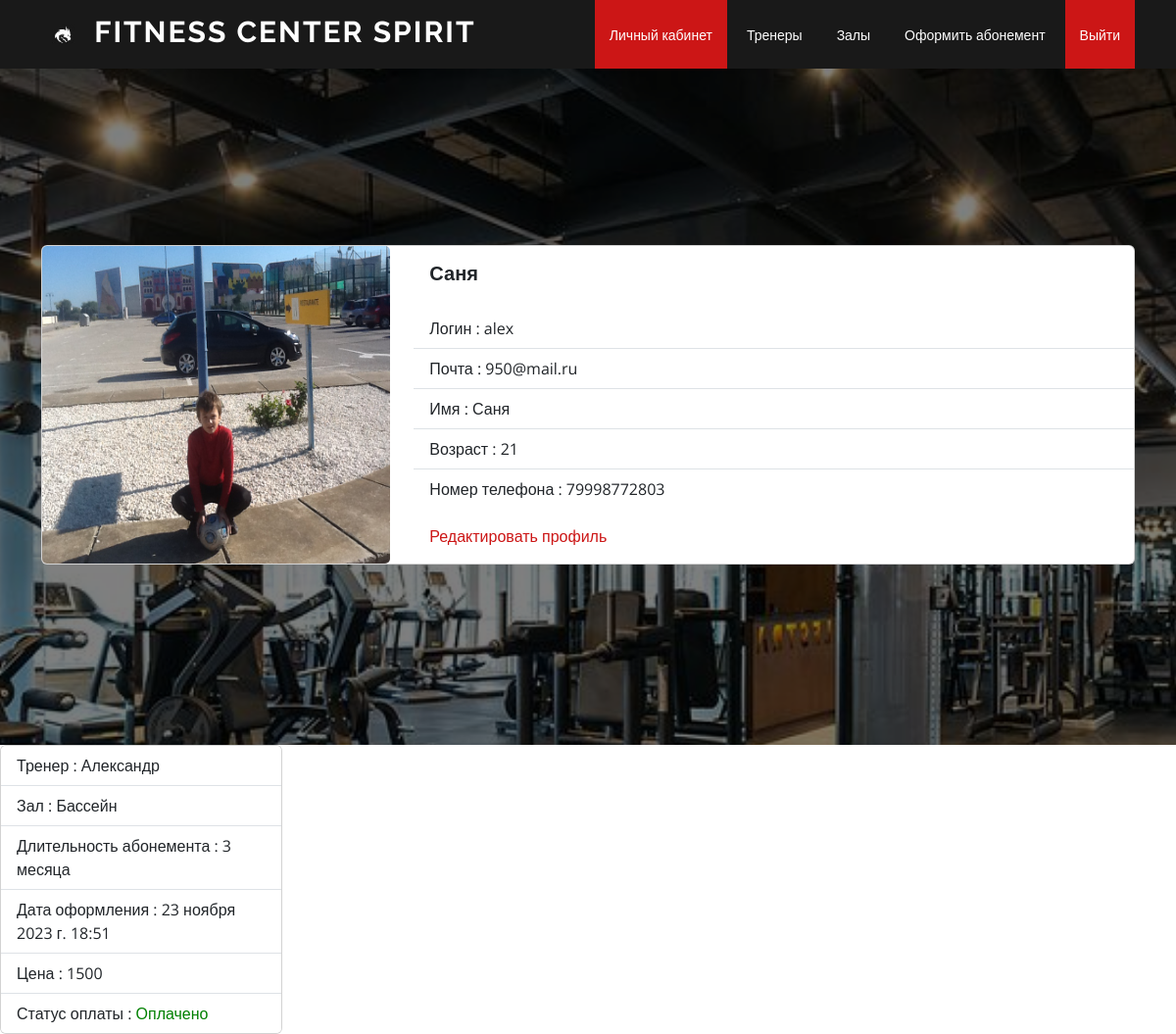
The app's page /profile (signed in) with its own data.
### main/models.py (models this page shows, shortened)
class Profile(models.Model):
    user = models.OneToOneField(User, on_delete=models.CASCADE)
    name = models.CharField(max_length=30, blank=True)
    phone_number = models.IntegerField(null=True, blank=True)
    age = models.IntegerField(null=True, blank=True)
    class Meta:
        verbose_name = 'Профиль'
        verbose_name_plural = 'Профили'

class Card(models.Model):
    user = models.OneToOneField(User,null=True, on_delete=models.CASCADE)
    gym = models.ForeignKey(Gym, on_delete=models.CASCADE)
    coach = models.ForeignKey(Coach, on_delete=models.CASCADE)
    duration = models.ForeignKey(CardPlan,on_delete=models.CASCADE, blank=True, null=True)
    IssueDate = models.DateTimeField(auto_now_add=True,blank=True, null=True)
    price = models.IntegerField('Цена')
    is_payed = models.BooleanField('Статус оплаты',blank=True, default=False)
    def __str__(self):
        return str(self.user)
    class Meta:
        verbose_name = 'Абонемент'
        verbose_name_plural = 'Абонементы'

class Coach(models.Model):
    name = models.CharField('Имя тренера', max_length=30)
    age = models.IntegerField('Возраст')
    qualification = models.CharField('Квалификация', max_length=30)
    experience = models.CharField('Опыт работы', max_length=30)
    def __str__(self):
        return self.name
    class Meta:
        verbose_name = 'Тренер'
        verbose_name_plural = 'Тренеры'

class Gym(models.Model):
    name = models.CharField('Название зала', max_length=30)
    description = models.TextField()
    coahes = models.ManyToManyField(Coach)
    def __str__(self):
        return self.name
    class Meta:
        verbose_name = 'Зал'
        verbose_name_plural = 'Залы'

class CardPlan(models.Model):
    duration = models.CharField('Длительность', max_length=30)
    price = models.IntegerField('Цена')
    def __str__(self):
        return self.duration
    class Meta:
        verbose_name = 'План абонемента'
        verbose_name_plural = 'Планы абонементов'

### main/views.py (the view)
# urls.py: path('profile', profile, name='profile'),
def profile(request):
    username=request.user
    posts=User.objects.filter(username= username)
    profile=Profile.objects.filter(user=username)
    cards=Card.objects.filter(user=username)
    print(cards)
    context={'posts':posts,'profile':profile, 'cards':cards}
    return render(request, 'main/profile.html',context)

### main/templates/main/profile.html (shortened to what this page needs)
{% extends 'main/base.html' %}
{% block hero %}
<section id="hero" class="d-flex align-items-center">
    <div class="container position-relative" data-aos="fade-up" data-aos-delay="500">
        {% for prof in profile %}
<div class="card mb-1" style="max-width: 3000px;">
    <div class="row no-gutters">
    <div class="col-md-4">
        <img src="static/assets/img/та самая.jpg" class="card-img" alt="" style="height: 100%;">
    </div>
        <div class="col-md-8 col-mr-4">
            <div class="card-body">
                <h5 class="card-title"><b>{{prof.name}}</b></h5>
                {% endfor %}
            </div>
            {% for post in posts %}
              <ul class="list-group list-group-flush">
                <li class="list-group-item">Логин : {{post.username}}</li>
                <li class="list-group-item">Почта : {{post.email}}</li>
                        {% endfor %}
                  {% for prof in profile %}
                <li class="list-group-item">Имя : {{prof.name}}</li>
                <li class="list-group-item">Возраст : {{prof.age}}</li>
                <li class="list-group-item">Номер телефона : {{prof.phone_number}}</li>
              </ul>
              <div class="card-body">
                <a href="/update" class="card-link">Редактировать профиль</a>
                              {% endfor %}
              </div>
        </div>
  </div>
</div>
</div>
  </section>
{% endblock hero %}
{% block content %}
{% for card in cards %}
<div class="card" style="width: 18rem;">
    <ul class="list-group list-group-flush">
                <li class="list-group-item">Тренер : {{card.coach}}</li>
                <li class="list-group-item">Зал : {{card.gym}}</li>
                <li class="list-group-item">Длительность абонемента : {{card.duration}} </li>
                <li class="list-group-item">Дата оформления : {{card.IssueDate}} </li>
                <li class="list-group-item">Цена : {{card.price}} </li>
                <li class="list-group-item">Статус оплаты :
                    {% if card.is_payed == False %}
                    <span style="color: red;">Не оплачено</span> {% else %}
                    <span style="color: green;">Оплачено</span>
                    {% endif %}</li>
              </ul>
    </div>
{% endfor %}
{% endblock %}

### static/assets/css/style.css (style rules this page uses)
body { font-family: "Open Sans", sans-serif; color: #444444; }
a { color: #cc1616; text-decoration: none; }
h1, h2, h3, h4, h5, h6 { font-family: "Raleway", sans-serif; }
.scrolled-offset { margin-top: 70px; }
#hero { width: 100%; height: calc(100vh - 110px); background: url("../img/hero-bg.jpg") top center; background-size: cover; position: relative; }
#hero:before { content: ""; background: rgba(0, 0, 0, 0.5); position: absolute; bottom: 0; top: 0; left: 0; right: 0; }
@media (min-width: 1024px) { #hero { background-attachment: fixed; } }
section { padding: 60px 0; overflow: hidden; }

### records on screen
Profile: name "Саня", age "21", phone_number "79998772803"
Card: coach "Александр", gym "Бассейн", duration "3 месяца", IssueDate "23 ноября 2023 г. 18:51", price "1500", is_payed "Оплачено"

### other values on screen
{{ post.username }} "alex"
{{ post.email }} "950@mail.ru"
